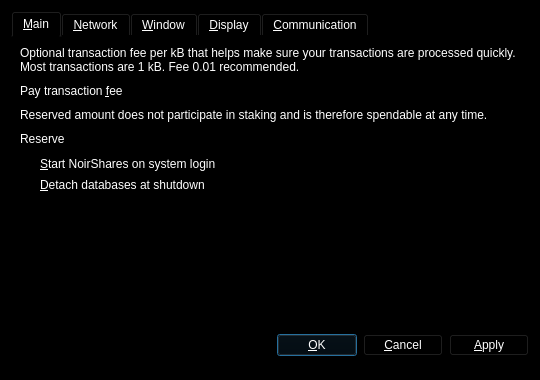
<?xml version="1.0" encoding="UTF-8"?>
<ui version="4.0">
 <class>OptionsDialog</class>
 <widget class="QDialog" name="OptionsDialog">
  <property name="geometry">
   <rect>
    <x>0</x>
    <y>0</y>
    <width>540</width>
    <height>380</height>
   </rect>
  </property>
  <property name="windowTitle">
   <string>Options</string>
  </property>
  <property name="modal">
   <bool>true</bool>
  </property>
    <property name="styleSheet">
     <string notr="true">color:white;background-color:black;border-width:1px</string>
  </property>
  <layout class="QVBoxLayout" name="verticalLayout">
   <item>
    <widget class="QTabWidget" name="tabWidget">
     <property name="tabPosition">
      <enum>QTabWidget::North</enum>
     </property>
     <property name="currentIndex">
      <number>0</number>
     </property>
     <widget class="QWidget" name="tabMain">
      <attribute name="title">
       <string>&amp;Main</string>
      </attribute>
      <layout class="QVBoxLayout" name="verticalLayout_Main">
       <item>
        <widget class="QLabel" name="transactionFeeInfoLabel">
         <property name="text">
          <string>Optional transaction fee per kB that helps make sure your transactions are processed quickly. Most transactions are 1 kB. Fee 0.01 recommended.</string>
         </property>
         <property name="textFormat">
          <enum>Qt::PlainText</enum>
         </property>
         <property name="wordWrap">
          <bool>true</bool>
         </property>
        </widget>
       </item>
       <item>
        <layout class="QHBoxLayout" name="horizontalLayoutFee">
         <item>
          <widget class="QLabel" name="transactionFeeLabel">
           <property name="text">
            <string>Pay transaction &amp;fee</string>
           </property>
           <property name="textFormat">
            <enum>Qt::PlainText</enum>
           </property>
           <property name="buddy">
            <cstring>transactionFee</cstring>
           </property>
          </widget>
         </item>
         <item>
          <widget class="BitcoinAmountField" name="transactionFee"/>
         </item>
         <item>
          <spacer name="horizontalSpacerFee">
           <property name="orientation">
            <enum>Qt::Horizontal</enum>
           </property>
           <property name="sizeHint" stdset="0">
            <size>
             <width>40</width>
             <height>20</height>
            </size>
           </property>
          </spacer>
         </item>
        </layout>
       </item>
       <item>
        <widget class="QLabel" name="reserveBalanceInfoLabel">
         <property name="text">
          <string>Reserved amount does not participate in staking and is therefore spendable at any time.</string>
         </property>
         <property name="textFormat">
          <enum>Qt::PlainText</enum>
         </property>
         <property name="wordWrap">
          <bool>true</bool>
         </property>
        </widget>
       </item>
       <item>
        <layout class="QHBoxLayout" name="horizontalLayoutReserveBalance">
         <item>
          <widget class="QLabel" name="reserveBalanceLabel">
           <property name="text">
            <string>Reserve</string>
           </property>
           <property name="textFormat">
            <enum>Qt::PlainText</enum>
           </property>
           <property name="buddy">
            <cstring>reserveBalance</cstring>
           </property>
          </widget>
         </item>
         <item>
          <widget class="BitcoinAmountField" name="reserveBalance"/>
         </item>
         <item>
          <spacer name="horizontalSpacerReserveBalance">
           <property name="orientation">
            <enum>Qt::Horizontal</enum>
           </property>
           <property name="sizeHint" stdset="0">
            <size>
             <width>40</width>
             <height>20</height>
            </size>
           </property>
          </spacer>
         </item>
        </layout>
       </item>
       <item>
        <widget class="QCheckBox" name="bitcoinAtStartup">
         <property name="toolTip">
          <string>Automatically start NoirShares after logging in to the system.</string>
         </property>
         <property name="text">
          <string>&amp;Start NoirShares on system login</string>
         </property>
        </widget>
       </item>
       <item>
        <widget class="QCheckBox" name="detachDatabases">
         <property name="toolTip">
          <string>Detach block and address databases at shutdown. This means they can be moved to another data directory, but it slows down shutdown. The wallet is always detached.</string>
         </property>
         <property name="text">
          <string>&amp;Detach databases at shutdown</string>
         </property>
        </widget>
       </item>
       <item>
        <spacer name="verticalSpacer_Main">
         <property name="orientation">
          <enum>Qt::Vertical</enum>
         </property>
         <property name="sizeHint" stdset="0">
          <size>
           <width>20</width>
           <height>40</height>
          </size>
         </property>
        </spacer>
       </item>
      </layout>
     </widget>
     <widget class="QWidget" name="tabNetwork">
      <attribute name="title">
       <string>&amp;Network</string>
      </attribute>
      <layout class="QVBoxLayout" name="verticalLayout_Network">
       <item>
        <widget class="QCheckBox" name="mapPortUpnp">
         <property name="toolTip">
          <string>Automatically open the NoirShares client port on the router. This only works when your router supports UPnP and it is enabled.</string>
         </property>
         <property name="text">
          <string>Map port using &amp;UPnP</string>
         </property>
        </widget>
       </item>
       <item>
        <widget class="QCheckBox" name="connectSocks">
         <property name="toolTip">
          <string>Connect to the NoirShares network through a SOCKS proxy (e.g. when connecting through Tor).</string>
         </property>
         <property name="text">
          <string>&amp;Connect through SOCKS proxy:</string>
         </property>
        </widget>
       </item>
       <item>
        <layout class="QHBoxLayout" name="horizontalLayout_Network">
         <item>
          <widget class="QLabel" name="proxyIpLabel">
           <property name="text">
            <string>Proxy &amp;IP:</string>
           </property>
           <property name="textFormat">
            <enum>Qt::PlainText</enum>
           </property>
           <property name="buddy">
            <cstring>proxyIp</cstring>
           </property>
          </widget>
         </item>
         <item>
          <widget class="QValidatedLineEdit" name="proxyIp">
           <property name="maximumSize">
            <size>
             <width>140</width>
             <height>16777215</height>
            </size>
           </property>
           <property name="toolTip">
            <string>IP address of the proxy (e.g. 127.0.0.1)</string>
           </property>
          </widget>
         </item>
         <item>
          <widget class="QLabel" name="proxyPortLabel">
           <property name="text">
            <string>&amp;Port:</string>
           </property>
           <property name="textFormat">
            <enum>Qt::PlainText</enum>
           </property>
           <property name="buddy">
            <cstring>proxyPort</cstring>
           </property>
          </widget>
         </item>
         <item>
          <widget class="QLineEdit" name="proxyPort">
           <property name="maximumSize">
            <size>
             <width>55</width>
             <height>16777215</height>
            </size>
           </property>
           <property name="toolTip">
            <string>Port of the proxy (e.g. 9050)</string>
           </property>
          </widget>
         </item>
         <item>
          <widget class="QLabel" name="socksVersionLabel">
           <property name="text">
            <string>SOCKS &amp;Version:</string>
           </property>
           <property name="textFormat">
            <enum>Qt::PlainText</enum>
           </property>
           <property name="buddy">
            <cstring>socksVersion</cstring>
           </property>
          </widget>
         </item>
         <item>
          <widget class="QValueComboBox" name="socksVersion">
           <property name="toolTip">
            <string>SOCKS version of the proxy (e.g. 5)</string>
           </property>
          </widget>
         </item>
         <item>
          <spacer name="horizontalSpacer_Network">
           <property name="orientation">
            <enum>Qt::Horizontal</enum>
           </property>
           <property name="sizeHint" stdset="0">
            <size>
             <width>40</width>
             <height>20</height>
            </size>
           </property>
          </spacer>
         </item>
        </layout>
       </item>
       <item>
        <spacer name="verticalSpacer_Network">
         <property name="orientation">
          <enum>Qt::Vertical</enum>
         </property>
         <property name="sizeHint" stdset="0">
          <size>
           <width>20</width>
           <height>40</height>
          </size>
         </property>
        </spacer>
       </item>
      </layout>
     </widget>
     <widget class="QWidget" name="tabWindow">
      <attribute name="title">
       <string>&amp;Window</string>
      </attribute>
      <layout class="QVBoxLayout" name="verticalLayout_Window">
       <item>
        <widget class="QCheckBox" name="minimizeToTray">
         <property name="toolTip">
          <string>Show only a tray icon after minimizing the window.</string>
         </property>
         <property name="text">
          <string>&amp;Minimize to the tray instead of the taskbar</string>
         </property>
        </widget>
       </item>
       <item>
        <widget class="QCheckBox" name="minimizeOnClose">
         <property name="toolTip">
          <string>Minimize instead of exit the application when the window is closed. When this option is enabled, the application will be closed only after selecting Quit in the menu.</string>
         </property>
         <property name="text">
          <string>M&amp;inimize on close</string>
         </property>
        </widget>
       </item>
       <item>
        <spacer name="verticalSpacer_Window">
         <property name="orientation">
          <enum>Qt::Vertical</enum>
         </property>
         <property name="sizeHint" stdset="0">
          <size>
           <width>20</width>
           <height>40</height>
          </size>
         </property>
        </spacer>
       </item>
      </layout>
     </widget>
     <widget class="QWidget" name="tabDisplay">
      <attribute name="title">
       <string>&amp;Display</string>
      </attribute>
      <layout class="QVBoxLayout" name="verticalLayout_Display">
       <item>
        <layout class="QHBoxLayout" name="horizontalLayout_1_Display">
         <item>
          <widget class="QLabel" name="langLabel">
           <property name="text">
            <string>User Interface &amp;language:</string>
           </property>
           <property name="textFormat">
            <enum>Qt::PlainText</enum>
           </property>
           <property name="buddy">
            <cstring>lang</cstring>
           </property>
          </widget>
         </item>
         <item>
          <widget class="QValueComboBox" name="lang">
           <property name="toolTip">
            <string>The user interface language can be set here. This setting will take effect after restarting NoirShares.</string>
           </property>
          </widget>
         </item>
        </layout>
       </item>
       <item>
        <layout class="QHBoxLayout" name="horizontalLayout_2_Display">
         <item>
          <widget class="QLabel" name="unitLabel">
           <property name="text">
            <string>&amp;Unit to show amounts in:</string>
           </property>
           <property name="textFormat">
            <enum>Qt::PlainText</enum>
           </property>
           <property name="buddy">
            <cstring>unit</cstring>
           </property>
          </widget>
         </item>
         <item>
          <widget class="QValueComboBox" name="unit">
           <property name="toolTip">
            <string>Choose the default subdivision unit to show in the interface and when sending coins.</string>
           </property>
          </widget>
         </item>
        </layout>
       </item>
       <item>
        <widget class="QCheckBox" name="displayAddresses">
         <property name="toolTip">
          <string>Whether to show NoirShares addresses in the transaction list or not.</string>
         </property>
         <property name="text">
          <string>&amp;Display addresses in transaction list</string>
         </property>
        </widget>
       </item>
       <item>
        <widget class="QCheckBox" name="coinControlFeatures">
         <property name="toolTip">
          <string>Whether to show coin control features or not.</string>
         </property>
         <property name="text">
          <string>Display coin &amp;control features (experts only!)</string>
         </property>
        </widget>
       </item>
       <item>
        <spacer name="verticalSpacer_Display">
         <property name="orientation">
          <enum>Qt::Vertical</enum>
         </property>
         <property name="sizeHint" stdset="0">
          <size>
           <width>20</width>
           <height>40</height>
          </size>
         </property>
        </spacer>
       </item>
      </layout>
     </widget>
     <widget class="QWidget" name="tabComms">
      <attribute name="title">
       <string>&amp;Communication</string>
      </attribute>
      <layout class="QVBoxLayout" name="verticalLayout_4">
       <item>
        <widget class="QGroupBox" name="groupBoxEM">
         <property name="title">
          <string>Encrypted Messaging Settings</string>
         </property>
         <layout class="QVBoxLayout" name="verticalLayout_3">
          <item>
           <widget class="QCheckBox" name="enableMessageSendConf">
            <property name="text">
             <string>&amp;Show send confirmation dialog</string>
            </property>
           </widget>
          </item>
         </layout>
        </widget>
       </item>
       <item>
        <widget class="QGroupBox" name="groupBoxTrollbox">
         <property name="title">
          <string>Trollbox Settings</string>
         </property>
         <layout class="QVBoxLayout" name="verticalLayout_2">
          <item>
           <widget class="QCheckBox" name="enableTrollbox">
            <property name="text">
             <string>&amp;Enable Trollbox</string>
            </property>
           </widget>
          </item>
          <item>
           <layout class="QHBoxLayout" name="horizontalLayout">
            <item>
             <widget class="QLabel" name="label">
              <property name="text">
               <string>Troll N&amp;ame:</string>
              </property>
              <property name="textInteractionFlags">
               <set>Qt::LinksAccessibleByMouse</set>
              </property>
              <property name="buddy">
               <cstring>trollNameEdit</cstring>
              </property>
             </widget>
            </item>
            <item>
             <widget class="QLineEdit" name="trollNameEdit">
              <property name="frame">
               <bool>true</bool>
              </property>
              <property name="placeholderText">
               <string>Enter your nickname</string>
              </property>
             </widget>
            </item>
           </layout>
          </item>
         </layout>
        </widget>
       </item>
       <item>
        <spacer name="verticalSpacer">
         <property name="orientation">
          <enum>Qt::Vertical</enum>
         </property>
         <property name="sizeHint" stdset="0">
          <size>
           <width>20</width>
           <height>71</height>
          </size>
         </property>
        </spacer>
       </item>
      </layout>
     </widget>
    </widget>
   </item>
   <item>
    <layout class="QHBoxLayout" name="horizontalLayout_Buttons">
     <item>
      <spacer name="horizontalSpacer_1">
       <property name="orientation">
        <enum>Qt::Horizontal</enum>
       </property>
       <property name="sizeHint" stdset="0">
        <size>
         <width>40</width>
         <height>48</height>
        </size>
       </property>
      </spacer>
     </item>
     <item>
      <widget class="QLabel" name="statusLabel">
       <property name="font">
        <font>
         <weight>75</weight>
         <bold>true</bold>
        </font>
       </property>
       <property name="text">
        <string/>
       </property>
       <property name="textFormat">
        <enum>Qt::PlainText</enum>
       </property>
       <property name="wordWrap">
        <bool>true</bool>
       </property>
      </widget>
     </item>
     <item>
      <spacer name="horizontalSpacer_2">
       <property name="orientation">
        <enum>Qt::Horizontal</enum>
       </property>
       <property name="sizeHint" stdset="0">
        <size>
         <width>40</width>
         <height>48</height>
        </size>
       </property>
      </spacer>
     </item>
     <item>
      <widget class="QPushButton" name="okButton">
       <property name="text">
        <string>&amp;OK</string>
       </property>
      </widget>
     </item>
     <item>
      <widget class="QPushButton" name="cancelButton">
       <property name="text">
        <string>&amp;Cancel</string>
       </property>
       <property name="autoDefault">
        <bool>false</bool>
       </property>
      </widget>
     </item>
     <item>
      <widget class="QPushButton" name="applyButton">
       <property name="text">
        <string>&amp;Apply</string>
       </property>
       <property name="autoDefault">
        <bool>false</bool>
       </property>
      </widget>
     </item>
    </layout>
   </item>
  </layout>
 </widget>
 <customwidgets>
  <customwidget>
   <class>QValidatedLineEdit</class>
   <extends>QLineEdit</extends>
   <header>qvalidatedlineedit.h</header>
  </customwidget>
  <customwidget>
   <class>BitcoinAmountField</class>
   <extends>QLineEdit</extends>
   <header>bitcoinamountfield.h</header>
   <container>1</container>
  </customwidget>
  <customwidget>
   <class>QValueComboBox</class>
   <extends>QComboBox</extends>
   <header>qvaluecombobox.h</header>
  </customwidget>
 </customwidgets>
 <resources/>
 <connections/>
</ui>
